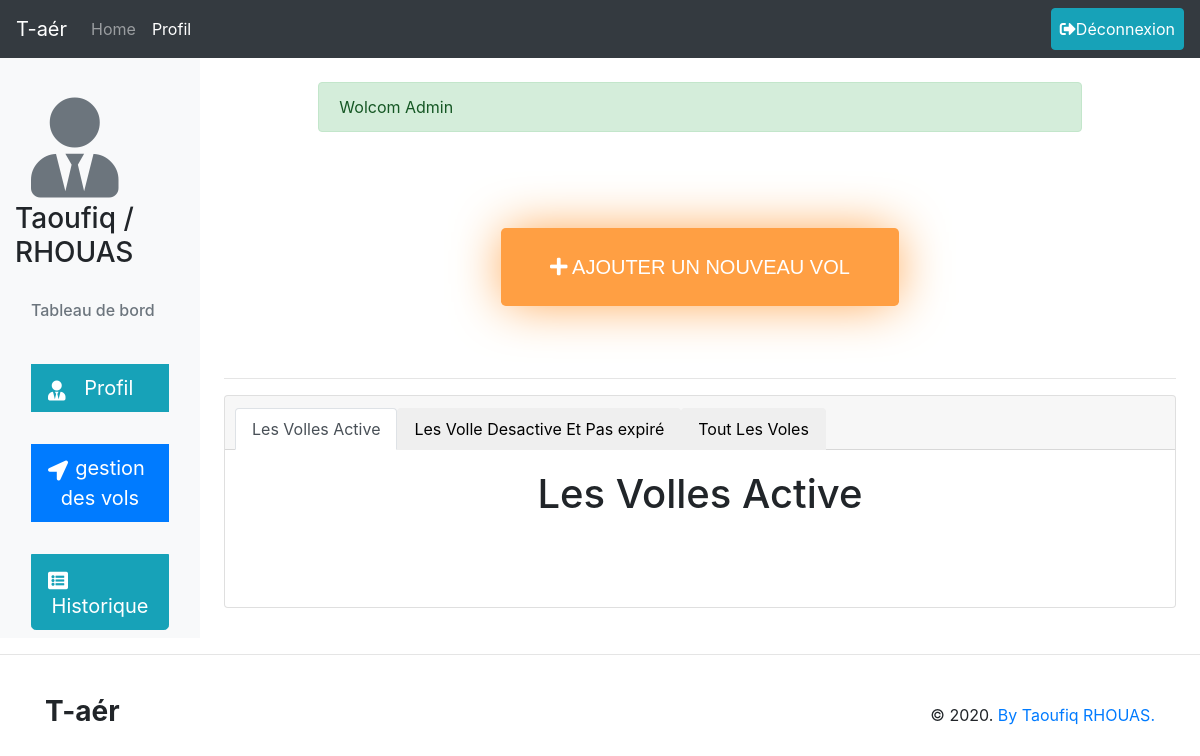
The app's page /views/gestion_vol.php (signed in), older data.
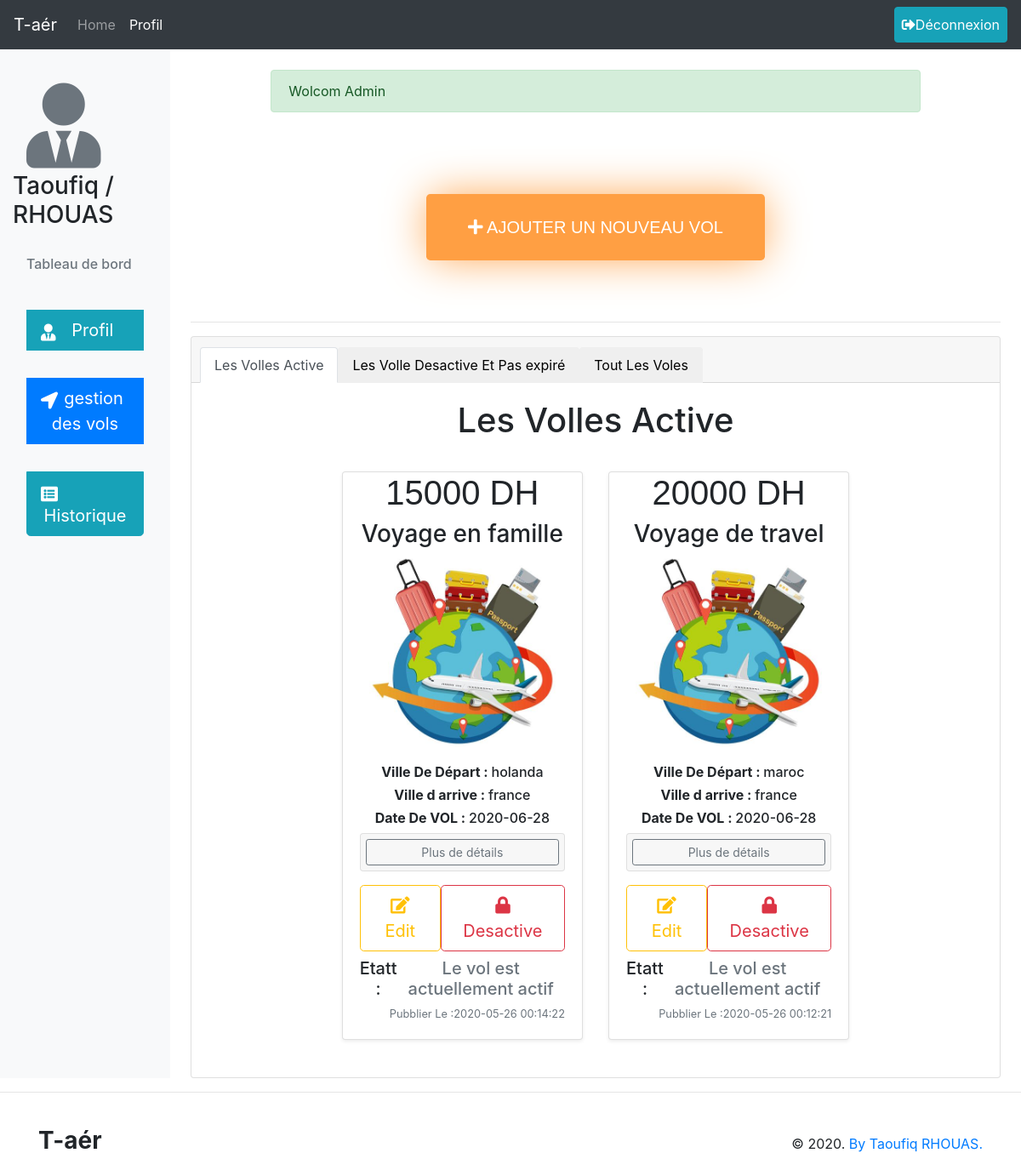
The same page, newer data.
### tables this page shows
CREATE TABLE `vols` (
  `id_vol` int(11) NOT NULL,
  `nam` varchar(60) NOT NULL,
  `price` float NOT NULL,
  `image` text NOT NULL,
  `date_created` timestamp NOT NULL DEFAULT current_timestamp() ON UPDATE current_timestamp(),
  `pays_depart` varchar(60) NOT NULL,
  `pays_arrive` varchar(60) NOT NULL,
  `date_vol` date NOT NULL,
  `hour_vol` int(11) NOT NULL,
  `minute_vol` int(11) NOT NULL,
  `nb_place_initial` int(11) NOT NULL,
  `nb_place_rest` int(11) NOT NULL,
  `statu_vol` varchar(10) NOT NULL,
  `id_admin_created` int(11) NOT NULL
);

### models/Vol.php (called while the page is built, shortened)
<?php
	class Vol {
		static public function getAllActiveForAdmin(){
			$date1 = new DateTime;
            $dateMoins1 = new DateTime('-1 day');
			$dateMoins1 = $dateMoins1->format('Y-m-d') ;
			$id = $_SESSION['idUser'];
            $stmt = DB::connect()->prepare("SELECT * FROM `vols` WHERE `id_admin_created` = {$id} AND `date_vol` > '{$dateMoins1}' AND `statu_vol` = 'active' AND nb_place_rest > 0  ORDER BY `vols`.`id_vol` DESC");
			$stmt ->execute();
			return $stmt->fetchAll();
		}
	}
?>

### database/DB.php (called while the page is built)
<?php
	class DB{
		static public function connect(){
			$db = new PDO("mysql:host=localhost;dbname=db_app_vol_aeriens","root","");
			$db ->exec("set names utf8");
			$db ->setAttribute(PDO::ATTR_ERRMODE,PDO::ERRMODE_WARNING);
			return $db;
		}
	}
?>

### controllers/VolsController.php (called while the page is built, shortened)
<?php
include_once('../database/DB.php');
include_once('../models/Vol.php');
	class VolsController{
		public function getAllVolsActiveForAdmin(){
			$volsActive = Vol::getAllActiveForAdmin();
			return $volsActive;
		}
	}
?>

### views/gestion_vol.php (the view, shortened to what this page needs)
<?php
	include_once('../database/DB.php');
	include_once('../views/includes/header.php');
    include_once('../controllers/VolsController.php');
    $data = new VolsController();
    $volsActive = $data->getAllVolsActiveForAdmin();
?>
<link rel="stylesheet" href="../public/css/style_for_all.css">
    <link rel="stylesheet" href="../public/css/style_for_all.css">
  </head>
  <body>
  <nav class="navbar navbar-expand-lg navbar-dark bg-dark nav_header">
        <a class="navbar-brand" href="index.php">T-aér</a>
        <div class="collapse navbar-collapse" id="navbarSupportedContent">
            <ul class="navbar-nav mr-auto">
                <li class="nav-item ">
                    <a class="nav-link" href="admin.php">Home <span class="sr-only">(current)</span></a>
                </li>
                <li class="nav-item active">
                    <a class="nav-link" href="profil_admin.php">Profil</a>
                </li>
            </ul>
            <div class="form-inline my-2 my-lg-0">
                <a href="<?php echo "../controllers/LogOut.php" ?>" class="btn btn-info p-2"><i class="fas fa-sign-out-alt"></i>Déconnexion</a>
            </div>
        </div>
    </nav>
<div class="container-fluid">
  <div class="row">
    <nav id="sidebarMenu" class="col-md-3 col-lg-2 d-md-block bg-light sidebar collapse">
      <div class="sidebar-sticky pt-3">
        <ul class="nav flex-column">
            <h6 class="sidebar-heading d-flex justify-content-between align-items-center px-3 mt-4 mb-1 text-muted">
                <center><i class="fas fa-user-tie" style="font-size: 100px;"></i></center></h6>
                <h3>Taoufiq / RHOUAS</h3>
            </ul>
            <h6 class="sidebar-heading d-flex justify-content-between align-items-center px-3 mt-4 mb-1 text-muted">
                <span>Tableau de bord</span>
            </h6>
            <div class="">
                <div class="btn-group-vertical btn-lg btn-block">
                    <a href="profil_admin.php" class="btn btn-info btn-lg btn-block"><i class="fas fa-user-tie mt-2 float-left"></i>Profil</a>
                    <a href="gestion_vol.php" class="btn btn-primary btn-lg btn-block"><i class="fas fa-location-arrow mt-2 float-left"></i>gestion des vols</a>
                    <a href="historique.php" class="btn btn-info btn-lg btn-block"><i class="fas fa-list-alt float-left mt-2"></i>Historique</a>
                </div>
            </div>
      </div>
    </nav>
    <main role="main" class="col-md-9 ml-sm-auto col-lg-10 px-md-4">
	<div class="container">
		<div class="row my-4">
			<div class="col-md-10 mx-auto">
				<?php include('../views/includes/alerts.php');?>
			</div>
		</div>
	</div>
    <div>
        <div class="my-2 p-2 p-5">
            <div class="col-md-6 mx-auto">
                <center><a href="add_vol.php" class="btn btn-primary my-2 p-4 button_add_vol btn-lg btn-block"><i class="fas fa-plus"></i> AJOUTER UN NOUVEAU VOL</a></center>
            </div>
        </div>
    </div>
    <hr>
    <div class="">
        <div class="card text-center">
            <div class="card-header">
                <ul class="nav nav-tabs card-header-tabs ">
                    <li class="nav-item">
                        <button class="nav-link active" id="testing1" onclick="hideOrshowContent('1')">Les Volles Active</button>
                    </li>
                    <li class="nav-item">
                        <button class="nav-link" id="testing2" onclick="hideOrshowContent('2')">Les Volle Desactive Et Pas expiré</button>
                    </li>
                    <li class="nav-item">
                        <button class="nav-link" id="testing3" onclick="hideOrshowContent('3')">Tout Les Voles</a>
                    </li>
                </ul>
            </div>
            <div class="card-body" id="card_1">
                <h1 class="card-title  pb-4">Les Volles Active</h1>
                <div class="row" id="r1">
                    <?php
                        $colapsContur = 1;
                        foreach ($volsActive as $row):
                            echo '
                            <div class="col-md-4">
                                <div class="card mb-4 shadow-sm">
                                    <div  class="bd-placeholder-img card-img-top"  width="100%" height="225">
                                        <center>
                                            <strong><h1 class="fnt_fmly_cursive">'. $row["price"] .' DH </h1></strong>
                                            <h3>' . $row["nam"] . '</h3>
                                            <img src="../public/images/'.$row["image"].'" width="auto" height="225" alt="Img De Voll">
                                        </center>
                                    </div>
                                    <div class="card-body">
                                        <h6><strong>Ville De Départ : </strong>' . $row["pays_depart"] .'</h6>
                                        <h6><strong>Ville d arrive : </strong>' . $row["pays_arrive"] .'</h6>
                                        <h6><strong>Date De VOL : </strong>' . $row["date_vol"] .'</h6>
                                        <div class="accordion mb-3 mt-2" id="accordionExample">
                                            <div class="card">
                                                <div class="card-header" id="headingOne"  style="padding: 6px;">
                                                    <button type="button" class="btn btn-sm btn-outline-secondary btn-block" data-toggle="collapse" data-target="#collapse'.$colapsContur.'" aria-expanded="false" aria-controls="collapseOne">Plus de détails</button>
                                                </div>
                                                <div id="collapse'.$colapsContur.'" class="collapse" aria-labelledby="headingOne" data-parent="#accordionExample">
                                                    <h6><strong>Hour : </strong>' . $row["hour_vol"] .'h,' . $row["minute_vol"] .'min</h6>
                                                    <h6><strong>Nombre De Plasse : </strong>' . $row["nb_place_initial"] .'</h6>
                                                    <h6><strong>Nombre De Reste : </strong>' . $row["nb_place_rest"] .'</h6>
                                                    <h6><strong>Price : </strong>' . $row["price"] .'</h6>
                                                    <h6><strong>ID Voll : </strong>' . $row["id_vol"] .'</h6>
                                                    <h6><strong>ID ADMIN CREER : </strong>' . $row["id_admin_created"] .'</h6>
                                                        <input type="hidden" name="id" value='.$row["id_vol"].'>
                                                </div>
                                            </div>
                                        </div>
                                        <div class="d-flex justify-content-between align-items-center">
                                            <div class="btn-group">
                                                <form method="POST" action="update_Voll.php" >
                                                    <input type="hidden" name="id" value='. $row['id_vol'].'>
                                                    <button class="btn btn-lg btn-outline-warning  mb-2" ><i class="fa fa-edit" ></i> Edit</button>
                                                </form>
                                            </div>
                                            <form method="POST" action="annuler_Voll.php" >
                                                <input type="hidden" name="id_vol" value='. $row['id_vol'].'>
                                                <button class="btn btn-lg btn-outline-danger mb-2" ><i class="fa fa-lock" ></i> Desactive</button>
                                            </form>
                                        </div>
                                        <div class="d-flex justify-content-between align-items-center">
                                            <div class="btn-group">
                                                <h5>Etatt : </h5>
                                            </div>
                                            <h5 class="text-muted">Le vol est actuellement actif </h5>
                                        </div>
                                        <div class="d-flex justify-content-between align-items-center">
                                            <small class="text-muted">Pubblier Le :'. $row["date_created"] .'</small>
                                        </div>
                                    </div>
                                </div>
                            </div>';
                            $colapsContur ++;
                        endforeach
                    ?>
                </div>
            </div>
        </div>
    </div>
    </main>
  </div>
</div>
<?php
	include_once('../views/includes/footer.php');
?>

### views/includes/header.php (shortened to what this page needs)
<!DOCTYPE html>
<html>
<head>
	<link rel="stylesheet" href="https://stackpath.bootstrapcdn.com/bootstrap/4.5.0/css/bootstrap.min.css">

### views/includes/alerts.php (shortened to what this page needs)
<?php
	if (isset($_COOKIE['success'])) {
		echo '<div class="alert alert-success" >'.$_COOKIE['success'].'</div>';
	}
?>

### views/includes/footer.php (shortened to what this page needs)
<hr>
<footer class="page-footer font-small grey lighten-3 py-4 dark-grey-text">
  <div class="container">
    <div class="row">
      <div class="col-md-4">
        <h3 class="font-weight-bold mb-0">T-aér</h3>
      </div>
      <div class="col-md-4">
      </div>
      <div class="col-md-4">
        <div class="footer-copyright text-right bg-transparent dark-grey-text mt-2">© 2020.
          <a class="dark-grey-text" href="#"> By Taoufiq RHOUAS.</a>
        </div>
      </div>
    </div>
  </div>
</footer>
	<link rel="stylesheet" href="https://cdnjs.cloudflare.com/ajax/libs/font-awesome/5.11.2/css/all.css">
</body>
</html>

### public/css/style_for_all.css (style rules this page uses)
.fnt_fmly_cursive { font-family : cursive, sans-serif }
.nav_header { position: sticky;top: 0;z-index: 1071; }
.button_add_vol { font-family: cursive, sans-serif; background-color: #ff9f43; border: none; -webkit-box-shadow: 0px 0px 51px -4px rgba(255,159,67,1); -moz-box-shadow: 0px 0px 51px -4px rgba(255,159,67,1); box-shadow: 0px 0px 51px -4px rgba(255,159,67,1); }

### views/gestion_vol.php (style rules this page uses)
.bd-placeholder-img { font-size: 1.125rem; text-anchor: middle; -webkit-user-select: none; -moz-user-select: none; -ms-user-select: none; user-select: none; }
.button_add_vol { font-family: cursive, sans-serif; background-color: #ff9f43; border: none; -webkit-box-shadow: 0px 0px 51px -4px rgba(255,159,67,1); -moz-box-shadow: 0px 0px 51px -4px rgba(255,159,67,1); box-shadow: 0px 0px 51px -4px rgba(255,159,67,1); }
#card_1 { display:block; }

Row changes from the older to the newer data that the page shows:
added vols: price "15000", nam "Voyage en famille", image (picture), pays_depart "holanda", pays_arrive "france", date_vol "2020-06-28", date_created "2020-05-26 00:14:22"
added vols: price "20000", nam "Voyage de travel", image (picture), pays_depart "maroc", pays_arrive "france", date_vol "2020-06-28", date_created "2020-05-26 00:12:21"
